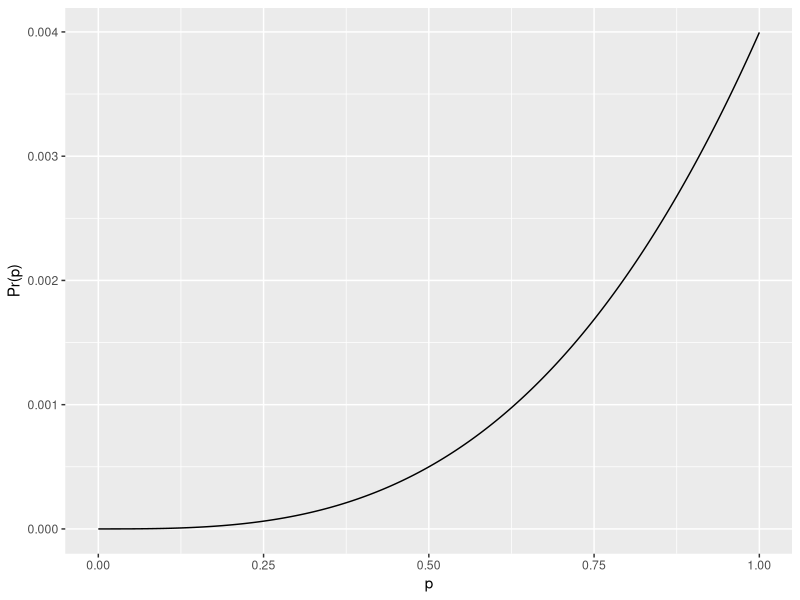
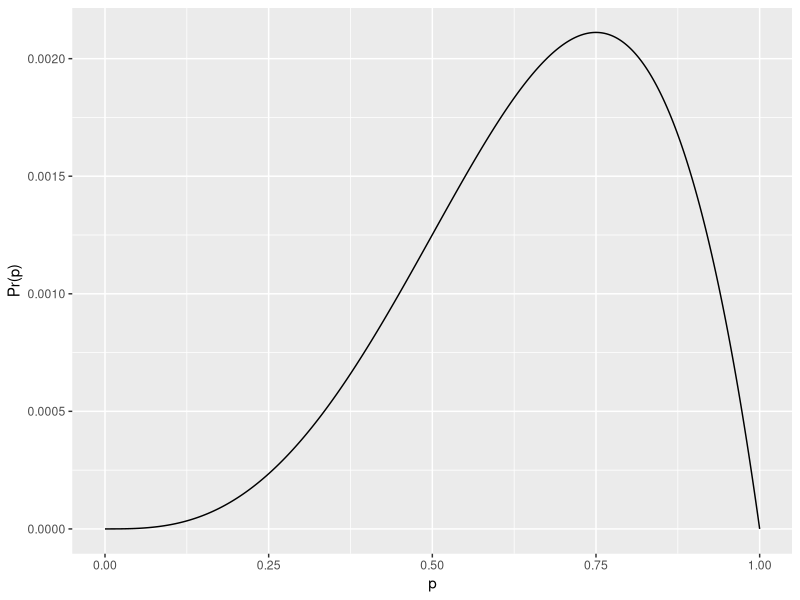
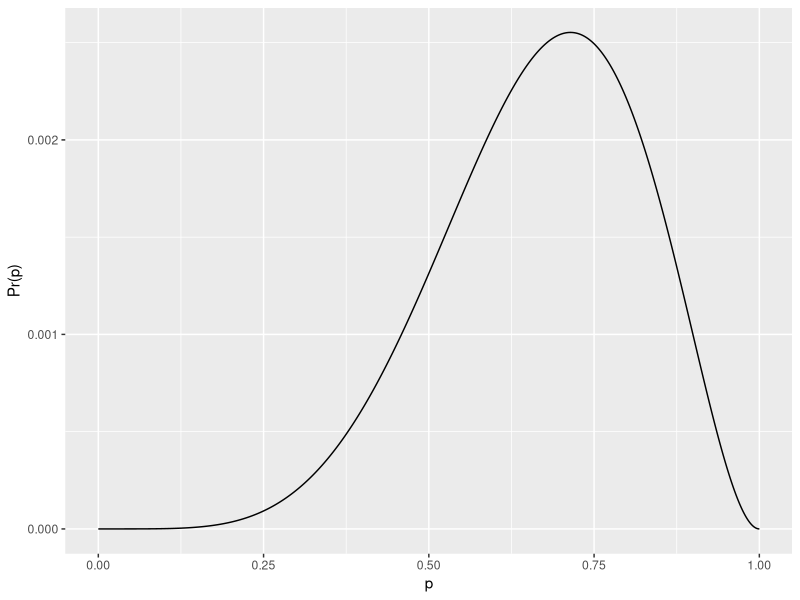
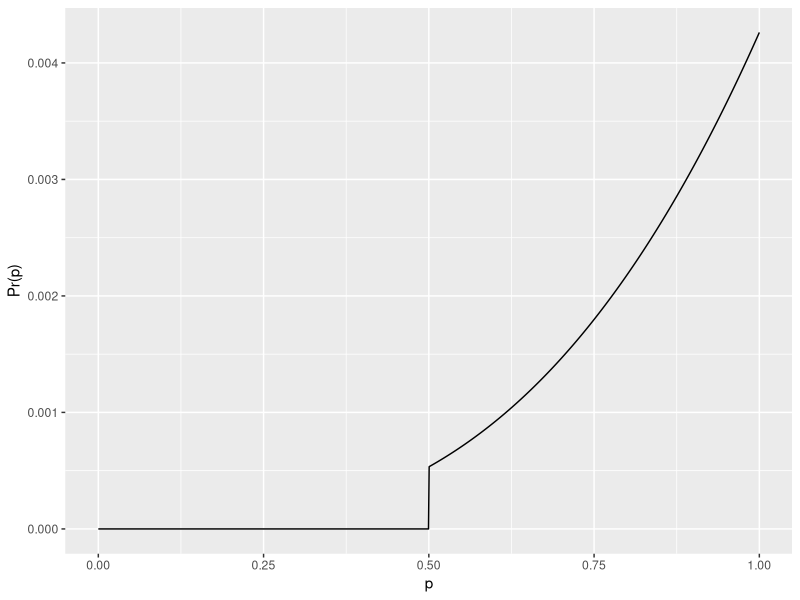
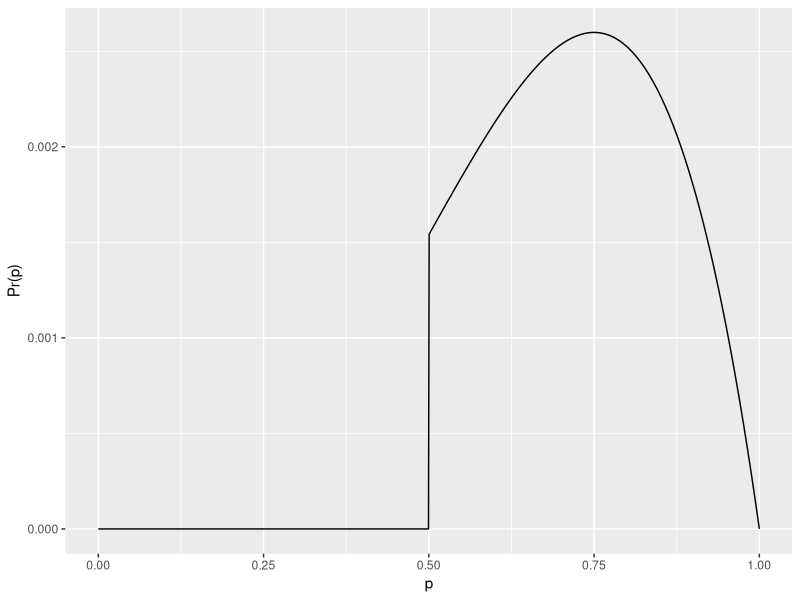
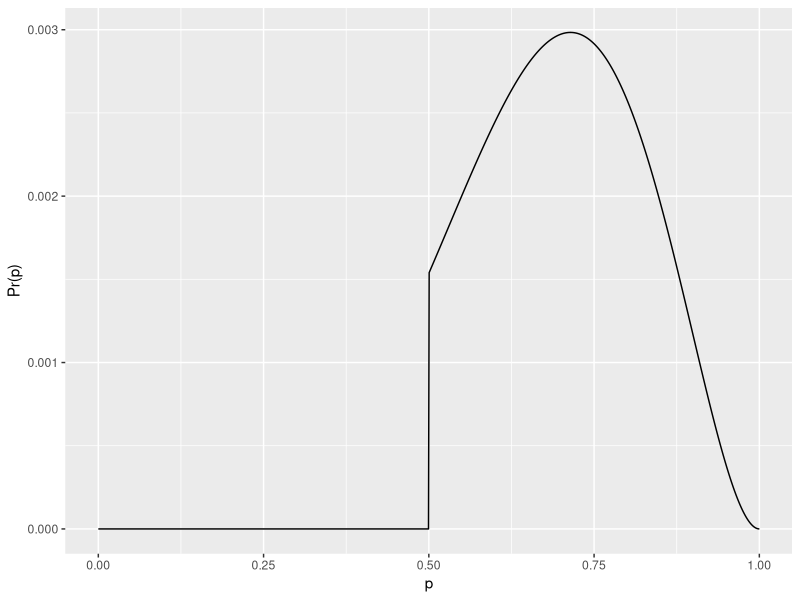

Reproduce these figures in R, in order.
## ---- chunk 1
knitr::opts_chunk$set(echo = TRUE)
library(tidyverse)
## ---- chunk 2
library(tidyverse)
## ---- chunk 3
grid_binom <- function(w,n,grid.size=1000) {
  grid_p <- seq(0,1,length.out = grid.size)
  prior <- rep(1,grid.size)
  likelihood <- dbinom(w, n ,grid_p)
  unstd.posterior <- prior*likelihood
  posterior <- unstd.posterior / sum(unstd.posterior)
  qplot(grid_p, posterior, geom="line") + 
    xlab("p") + 
    ylab("Pr(p)")
}

## ---- chunk 4
grid_binom(3,3)
## ---- chunk 5
grid_binom(3,4)
## ---- chunk 6
grid_binom(5, 7)
## ---- chunk 7
grid_binom2 <- function(w,n,grid.size=1000) {
  grid_p <- seq(0,1,length.out = grid.size)
  prior <- rep(1,grid.size)
  prior <- ifelse(grid_p < .5, 0, 1)
  likelihood <- dbinom(w, n ,grid_p)
  unstd.posterior <- prior*likelihood
  posterior <- unstd.posterior / sum(unstd.posterior)
  qplot(grid_p, posterior, geom="line") + 
    xlab("p") + 
    ylab("Pr(p)")
}

## ---- chunk 8
grid_binom2(3,3)
grid_binom2(3,4)
grid_binom2(5,7)
## ---- chunk 9
prior <- c(0.5 , 0.5) # first is for earth, second is for mars
prob <- c(0.7, 0) # prob of water for earth, and for mars
likelihood <- dbinom(0, 1, prob) # likelihood for earth and for mars
unstd.post <- likelihood * prior
post <- unstd.post / sum(unstd.post)
post
## ---- chunk 10
prior.species.prob <- c(0.5, 0.5) %>% setNames(c("A","B"))
prob.twins <- c(0.1, 0.2)
post.species.prob.given.twins <- prior.species.prob * prob.twins
(post.species.prob.given.twins <- post.species.prob.given.twins / sum(post.species.prob.given.twins) )

twins.prob.given.twins <- post.species.prob.given.twins * prob.twins
sum(twins.prob.given.twins)
## ---- chunk 11
# this was already calculated
post.species.prob.given.twins["A"]
## ---- chunk 12
post.species.prob.given.twins.single <- post.species.prob.given.twins * (1-prob.twins)
(post.species.prob.given.twins.single / sum(post.species.prob.given.twins.single))
